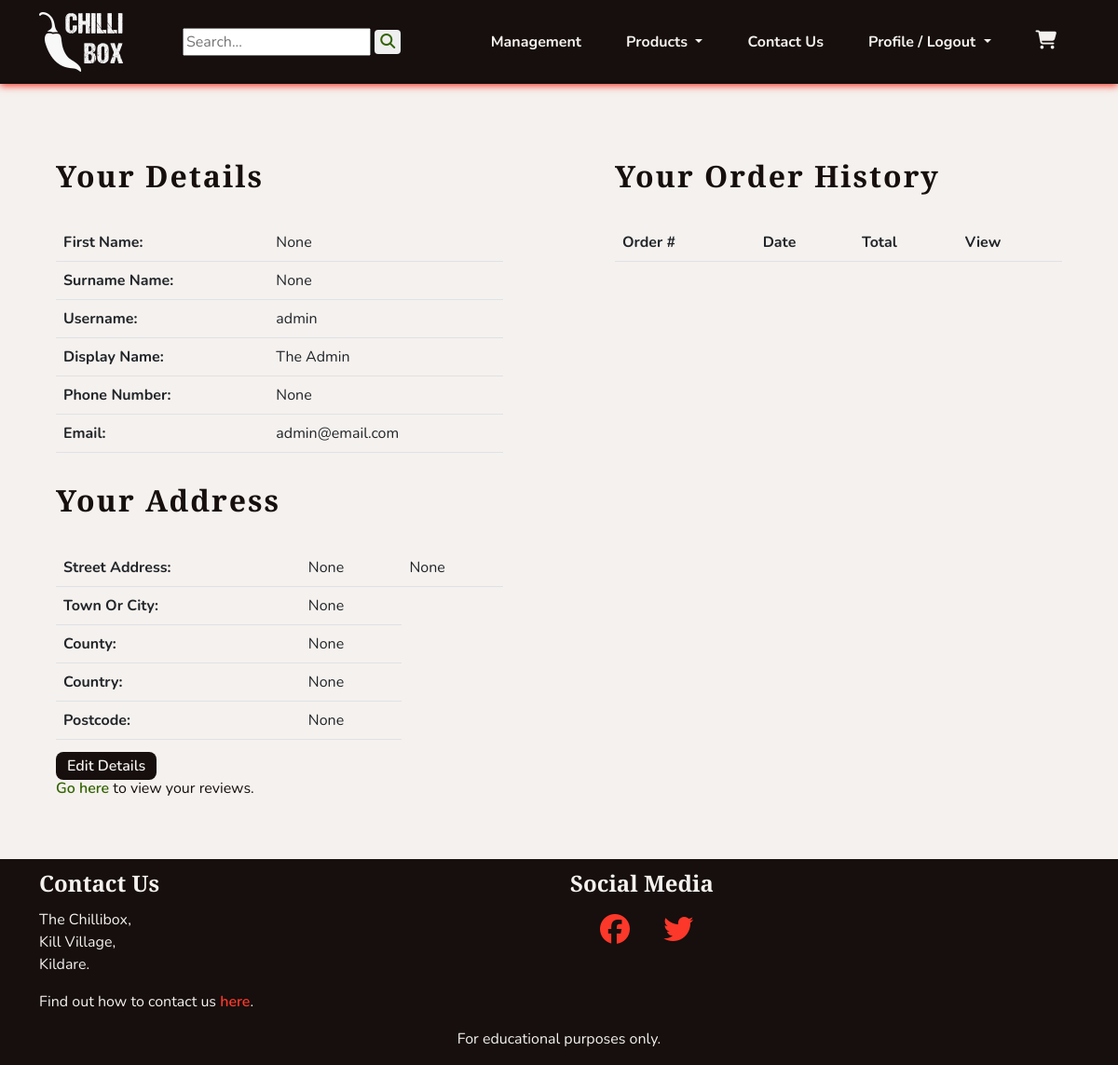
Before: /profiles/profile/ (signed in) with the older database file.
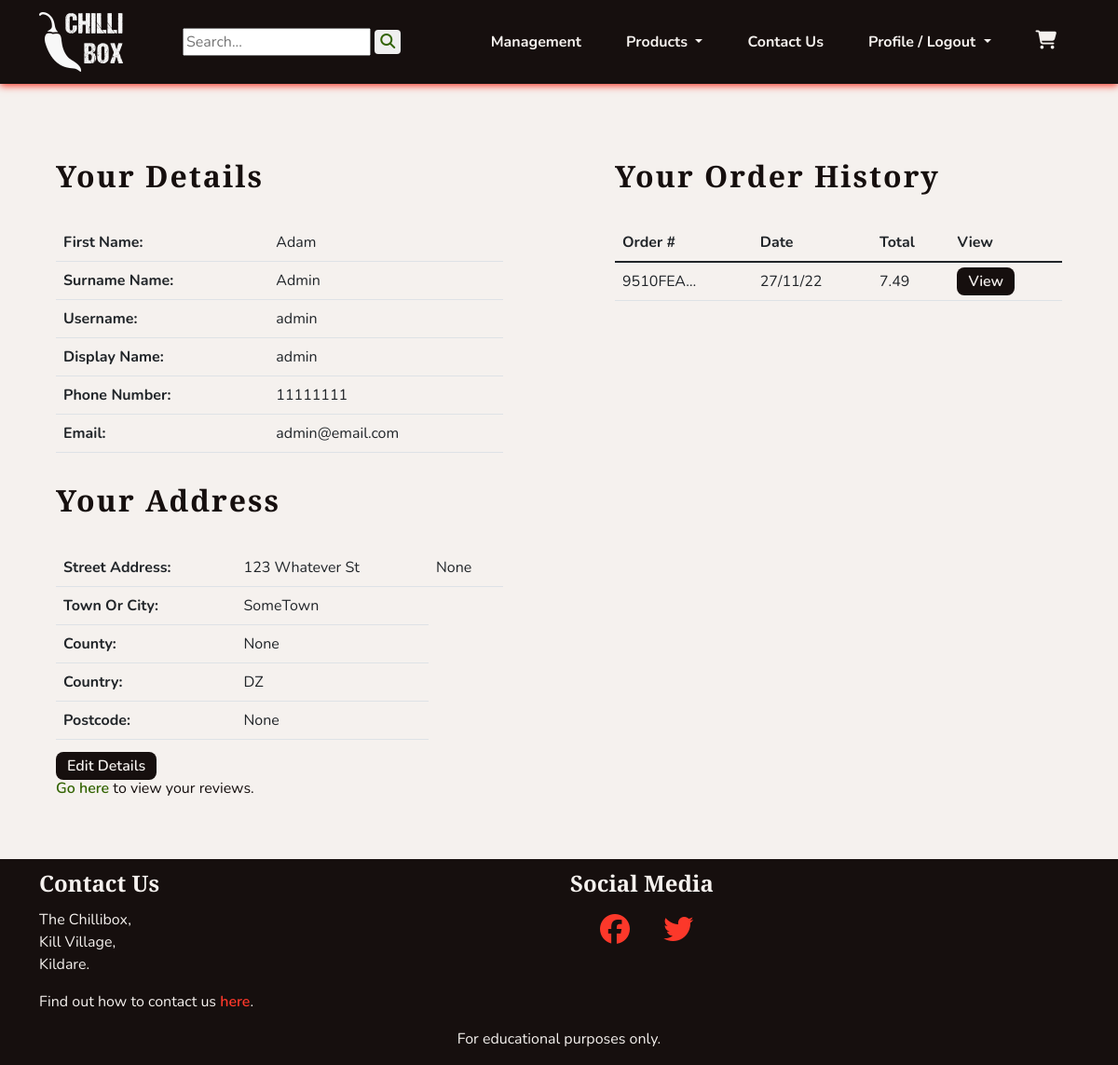
After: the same page with the newer database file.
### profiles/models.py (models this page shows, shortened)
class UserProfile(models.Model):
    user = models.OneToOneField(User, on_delete=models.CASCADE)
    first_name = models.CharField(max_length=40, null=True, blank=True)
    last_name = models.CharField(max_length=80, null=True, blank=True)
    display_name = models.CharField(max_length=40, null=True, blank=True)
    phone_number = models.CharField(max_length=20, null=True, blank=True)
    street_address1 = models.CharField(max_length=80, null=True, blank=True)
    street_address2 = models.CharField(max_length=80, null=True, blank=True)
    town_or_city = models.CharField(max_length=40, null=True, blank=True)
    county = models.CharField(max_length=80, null=True, blank=True)
    country = CountryField(blank_label='Country', null=True, blank=True)
    postcode = models.CharField(max_length=20, null=True, blank=True)
    class Meta:
        verbose_name_plural = "User Profiles"
    def __str__(self):
        return self.display_name

### checkout/models.py (models this page shows, shortened)
class Order(models.Model):
    order_number = models.CharField(max_length=32, editable=False)
    user_profile = models.ForeignKey(UserProfile, on_delete=models.SET_NULL,
                                     null=True, blank=True,
                                     related_name='orders')
    first_name = models.CharField(max_length=50)
    last_name = models.CharField(max_length=50)
    email = models.EmailField(max_length=254)
    phone_number = models.CharField(max_length=20)
    country = CountryField(blank_label='Country *')
    postcode = models.CharField(max_length=20, null=True, blank=True)
    town_or_city = models.CharField(max_length=40)
    street_address1 = models.CharField(max_length=80)
    street_address2 = models.CharField(max_length=80, null=True, blank=True)
    county = models.CharField(max_length=80, null=True, blank=True)
    date = models.DateTimeField(auto_now_add=True)
    delivery_cost = models.DecimalField(max_digits=6,
                                        decimal_places=2, default=0)
    order_total = models.DecimalField(max_digits=10,
                                      decimal_places=2, default=0)
    grand_total = models.DecimalField(max_digits=10,
                                      decimal_places=2, default=0)

### profiles/views.py (the view)
# urls.py: path('profile/', views.ProfileView.as_view(), name='profile'),
class ProfileView(LoginRequiredMixin, View):
    def get(self, request):
        profile = get_object_or_404(UserProfile, user=request.user)
        orders = profile.orders.all().order_by('-date')
        template_name = 'profiles/profile.html'
        context = {
            'profile': profile,
            'orders': orders,
            }
        return render(request, template_name, context)

### cart/contexts.py (called while the page is built, shortened)
def cart_contents(request):
    cart_items = []
    total = 0
    product_count = 0
    cart = request.session.get('cart', {})
    if total < settings.FREE_DELIVERY_THRESHOLD:
        delivery = Decimal(settings.STANDARD_DELIVERY_COST)
        free_delivery_delta = settings.FREE_DELIVERY_THRESHOLD - total
    else:
        delivery = 0
        free_delivery_delta = 0
    grand_total = delivery + total
    context = {
        'cart_items': cart_items,
        'total': total,
        'product_count': product_count,
        'delivery': delivery,
        'free_delivery_delta': free_delivery_delta,
        'free_delivery_threshold': settings.FREE_DELIVERY_THRESHOLD,
        'grand_total': grand_total,
    }
    return context

### profiles/templates/profiles/profile.html (shortened to what this page needs)
{% extends 'base.html' %}
{% block content %}
<section class="row">
    <div class="col-12 col-md-6">
        <div class="col-10 mx-auto">
            <h1 class="headings">Your Details</h1>
            <table class="table">
                <tr>
                    <th>First Name: </th>
                    <td>{{ profile.first_name }} </td>
                </tr>
                <tr>
                    <th>Surname Name: </th>
                    <td>{{ profile.last_name }} </td>
                </tr>
                <tr>
                    <th>Username: </th>
                    <td>{{ profile.user.username }} </td>
                </tr>
                <tr>
                    <th>Display Name: </th>
                    <td>{{ profile.display_name }} </td>
                </tr>
                <tr>
                    <th>Phone Number: </th>
                    <td>{{ profile.phone_number }} </td>
                </tr>
                <tr>
                    <th>Email: </th>
                    <td>{{ profile.user.email }} </td>
                </tr>
            </table>
            <h2 class="headings">Your Address</h2>
            <table class="table">
                <tr>
                    <th>Street Address: </th>
                    <td>{{ profile.street_address1 }} </td>
                    <td>{{ profile.street_address2 }} </td>
                </tr>
                <tr>
                    <th>Town Or City: </th>
                    <td>{{ profile.town_or_city }} </td>
                </tr>
                <tr>
                    <th>County: </th>
                    <td>{{ profile.county }} </td>
                </tr>
                <tr>
                    <th>Country: </th>
                    <td>{{ profile.country }} </td>
                </tr>
                <tr>
                    <th>Postcode: </th>
                    <td>{{ profile.postcode }} </td>
                </tr>
            </table>
            <a class="chilli-btn" href="{% url 'profiles:edit_profile' %}">Edit Details</a>
            <div>
                <p><a class="chilli-link" href="{% url 'profiles:review_list' %}">Go here</a>
                 to view your reviews.</p>
            </div>
        </div>
    </div>
    <div class="col-12 col-md-6">
        <div class="col-10 mx-auto">
            <h2 class="headings">Your Order History</h2>
            <table class="table">
                <thead>
                    <tr>
                        <th>Order #</th>
                        <th>Date</th>
                        <th>Total</th>
                        <th>View</th>
                    </tr>
                </thead>
                <tbody>
                    {% for order in orders %}
                    <tr>
                        <td>{{ order.order_number|truncatechars:8 }}</td>
                        <td>{{ order.date|date:'d/m/y' }}</td>
                        <td>{{ order.grand_total }}</td>
                        <td>
                            <a class="chilli-btn" href="{% url 'profiles:order_history' order.order_number %}">
                                View
                            </a>
                        </td>
                    </tr>
                    {% endfor %}
                </tbody>
            </table>
        </div>
    </div>
</section>
{% endblock %}

### templates/base.html (shortened to what this page needs)
{% load static %}
<!DOCTYPE html>
<html lang="en">
    <head>
        <link href="https://cdn.jsdelivr.net/npm/bootstrap@5.1.3/dist/css/bootstrap.min.css" rel="stylesheet">
        <link rel="stylesheet" href="{% static 'css/style.css' %}">
    </head>
    <body class="d-flex flex-column h-100">
        {% include 'includes/header.html' %}
        <main class="container-fluid my-5">
            {% block content %}
            {% endblock content %}
        </main>
        {% include 'includes/footer.html' %}
    </body>
</html>

### templates/includes/header.html (shortened to what this page needs)
{% load static %}
<header>
    <nav id="navbar" class="navbar navbar-expand-lg">
        <div class="container-sm d-flex justify-content-between">
            <a class="navbar-brand" href="{% url 'home:index' %}" aria-label="Go to home page"><img width="90"
                    height="64" src="{% static 'images/chilli-logo-white.png' %}" alt="The Chillibox Logo"></a>
            <form class="ms-md-5" action="{% url 'products:search_results' %}" method="GET">
                <input name="q" type="text" placeholder="Search...">
                <button type="submit" class="chilli-link rounded"><i class="fa-solid fa-magnifying-glass"></i></button>
            </form>
            <div class="collapse navbar-collapse" id="navbarSupportedContent">
                <ul class="navbar-nav ms-auto mb-2 mb-lg-0">
                    {% if user.is_staff %}
                    <li class="nav-item">
                        <a class="navbar-links" href="{% url 'management:dashboard' %}">Management</a>
                    </li>
                    {% else %}
                    <li class="nav-item">
                        <a class="navbar-links" href="{% url 'home:index' %}">Home</a>
                    </li>
                    {% endif %}
                    <li class="nav-item dropdown">
                        <a class="navbar-links dropdown-toggle" href="#" role="button" data-bs-toggle="dropdown"
                            aria-expanded="false">
                            Products
                        </a>
                    </li>
                    <li class="nav-item">
                        <a class="navbar-links" href="{% url 'home:contact' %}">Contact Us</a>
                    </li>
                    {% if user.is_authenticated %}
                    <li class="nav-item dropdown">
                        <a class="navbar-links dropdown-toggle" href="#" role="button" data-bs-toggle="dropdown"
                            aria-expanded="false">
                            Profile / Logout
                        </a>
                    </li>
                    {% endif %}
                </ul>
                <a class="navbar-links" data-bs-toggle="offcanvas" href="#theCart" role="button"
                    aria-controls="offcanvasExample">
                    <i class="fa-solid fa-cart-shopping big">
                    </i>
                </a>
            </div>
        </div>
    </nav>
</header>

### cart/templates/cart/cart_canvas.html (shortened to what this page needs)
{% load static %}

### templates/includes/footer.html
<footer class="footer mt-auto">
    <div class="container-md">
        <div class="row">
            <div class="col-md-6">
                <h2 class="footer-headings">Contact Us</h2>
                <p>
                    The Chillibox,<br>
                    Kill Village,<br>
                    Kildare.
                </p>
                <p>
                    Find out how to contact us <a class="chilli-link-alt" href="{% url 'home:contact' %}">here</a>.
                </p>
            </div>
            <div class="col-md-6">
                <h2 class="footer-headings">Social Media</h2>
                <a class="chilli-link-alt footer-socials" href="https://facebook.com" target="_blank" rel="noopener"
                    aria-label="Find us on Facebook (opens in new tab)"><i class="fa-brands fa-facebook"></i></a>
                <a class="chilli-link-alt footer-socials" href="https://twitter.com" target="_blank" rel="noopener"
                    aria-label="Find us on Twitter (opens in new tab)"><i class="fa-brands fa-twitter"></i></a>
            </div>
        </div>
        <div class="row text-center">
            <p>For educational purposes only.</p>
        </div>
    </div>
</footer>

### static/css/style.css (style rules this page uses)
:root { --site-white: #f5f1ee; --site-black: #160f0e; --site-grey: #6b6363; --site-red: #fc382a; --site-dark-red:#bd0000; --site-green: #568729; --site-dark-green: #326300; --site-text-bg: rgba(49, 99, 0, 0.2); --site-car-bg: rgba(245, 241, 238, 0.61); }
html { height: 100%; }
section { max-width: 2550px; }
body { font-family: "Nunito", sans-serif; color: var(--site-black); font-size: 1rem; background: var(--site-white); }
h1, h2, h3, h4 { font-family: "Merriweather Sans", "Nunito", sans-serif; font-weight: 900; margin-top: 0.5em; margin-bottom: 0.5em; }
.headings { font-size: 2rem; letter-spacing: 2px; margin: 1em 0; }
.big { font-size: 1.25rem; }
button { border: none; }
ul { padding: 0; }
li { list-style: none; }
a { text-decoration: none; }
.navbar-links { cursor: pointer; display: inline-block; padding: 0.25rem 0.5rem; color: var(--site-white); font-weight: 700; margin: 1em; transition: all 0.8s linear; }
.chilli-link { font-weight: 600; color: var(--site-dark-green); transition: all 0.2s linear; }
.chilli-link-alt { font-weight: 600; color: var(--site-red); transition: all 0.2s linear; }
.chilli-btn { padding: 0.25em 0.75em; font-weight: 600; color: var(--site-white); background-color: var(--site-black); border-radius: 8px; transition: all 0.2s linear; }
#navbar { background-color: var(--site-black); color: var(--site-white); box-shadow: 0 2px 8px 0 var(--site-red); }
footer { background-color: var(--site-black); color: var(--site-white); }
.footer-headings { font-size: 1.5em; }
.footer-socials { font-size: 2em; padding-left: 1em; }

Changed rows visible on the page:
changed UserProfile "admin": first_name "None" → "Adam"; last_name "None" → "Admin"; display_name "The Admin" → "admin"; phone_number "None" → "11111111"; street_address1 "None" → "123 Whatever St"; town_or_city "None" → "SomeTown"; country "None" → "DZ"
added Order: order_number "9510FEA…", date "27/11/22", grand_total "7.49"
